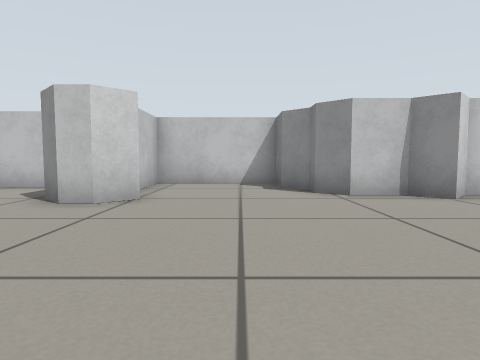
View 1 (above)

14 first-person views from a walk through a robot-simulator world made for Gazebo. The camera is 0.39 m above the floor, tilts 4° down and sees 75° across. The floor is counted in squares, 0.5 m on a side. Each view is taken from the middle of a square. On the plan, view 1 faces up. The plan holds only what a view shows up to about 10 squares ahead; the rest is blank.

View 2
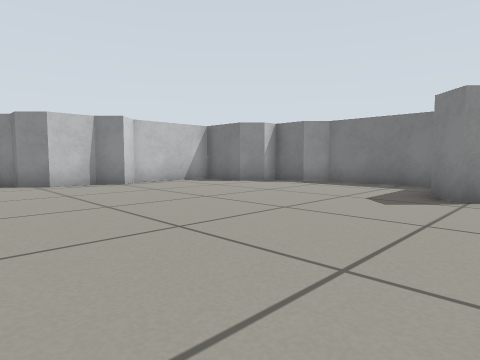

View 3
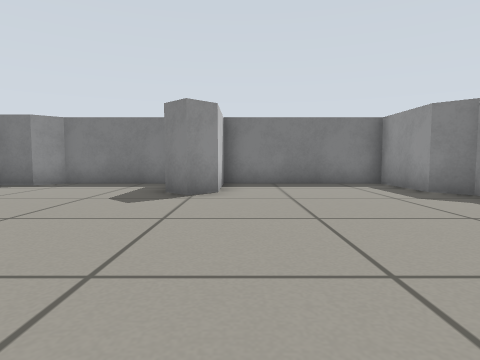

View 4
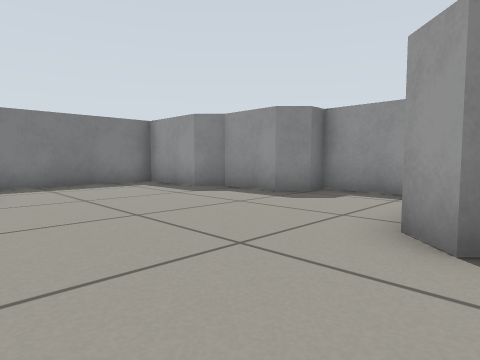

View 5
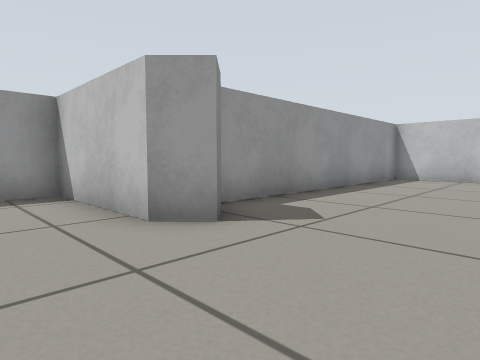

View 6
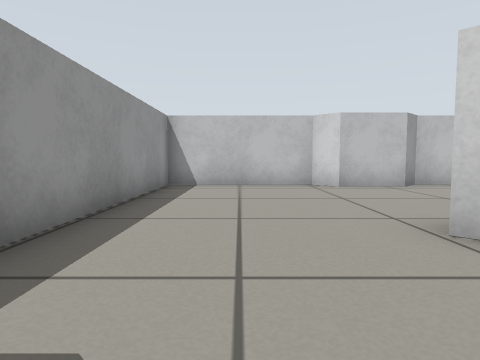

View 7
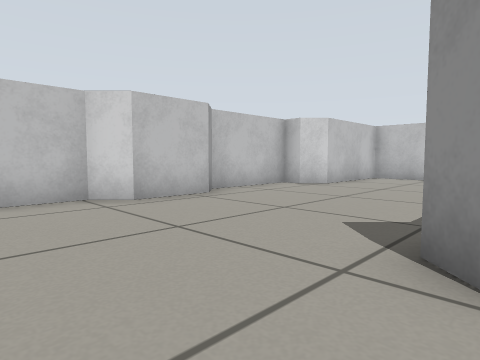

View 8
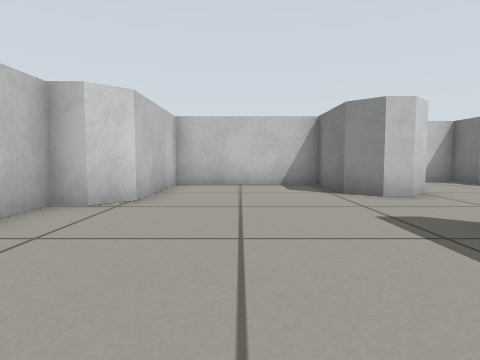

View 9
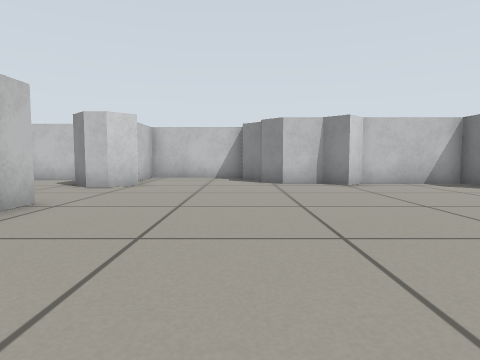

View 10
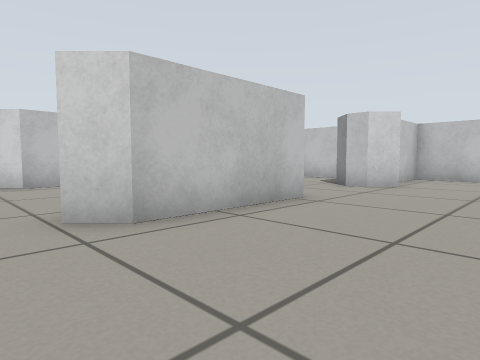

View 11
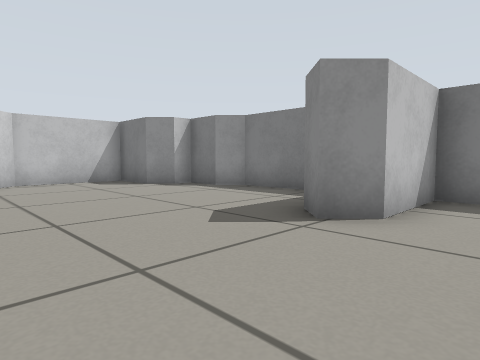

View 12
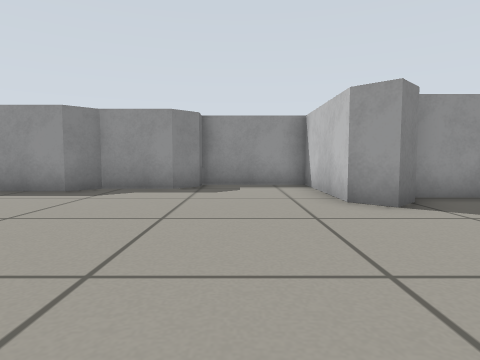

View 13
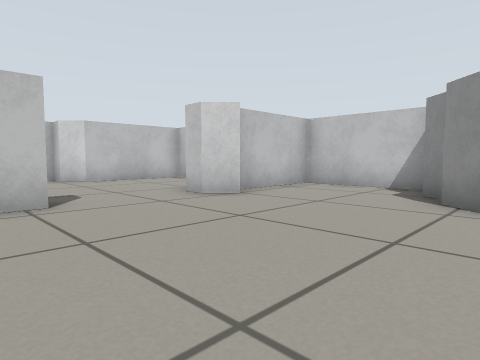

View 14
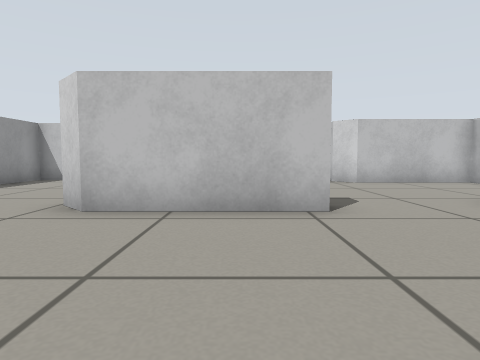

### Floor plan
Points are (right, up) in squares from view 1. A wall is a line through its corners. A room is listed if a view was taken in it or the views show most of it. See-through windows are left out.
Room 1 (views 1, 2, 3, 4, 5, 6, 7, 8, 9, 10, 11, 12, 13, 14)
walls: (-2.5, 2.4) (-2.5, -1.3) (-3.1, -1.9) (-3.7, -1.2); (-0.2, -5.6) (0.5, -4.9) (1.1, -5.5) (1.1, -9.1) (4.1, -9.1); (-1.8, 6) (-2.5, 5.3) (-3.1, 5.3) (-3.7, 5.9) (-3.7, 8.3) (-7.9, 8.3) (-7.9, 4.7) (-8.5, 4.1); (4.1, -8.5) (4.7, -7.9) (6.5, -7.9) (7.1, -7.3) (9.5, -7.3) (9.5, -2.5) (7.1, -2.5) (6.5, -1.9) (7.2, -1.2); (9.5, -0.7) (9.5, 2.3) (8.9, 2.9) (8.9, 4.1) (8.3, 4.1) (7.7, 4.7) (7.7, 6.5) (4.7, 6.5) (4.1, 5.9) (3.5, 6.5) (2.3, 6.5) (1.7, 7.1) (1.7, 7.7) (1.1, 8.3) (1.1, 9.5) (-2.5, 9.5) (-2.5, 6.5); (-9.1, 4.1) (-9.1, 1.1) (-8.5, 0.5) (-8.5, -1.3) (-9.1, -1.9) (-9.1, -6.1) (-0.4, -6.1)

Where each view was taken, in squares from view 1:
view 1: 0 up, 0 right, facing up
view 2: 3 down, 0 right, facing up-right
view 3: 3 down, 0 right, facing right
view 4: 2 down, 0 right, facing down-right
view 5: 2 down, 3 right, facing down-left
view 6: 4 down, 0 right, facing left
view 7: 4 down, 3 left, facing up-left
view 8: 1 down, 6 left, facing up
view 9: 3 down, 1 right, facing up
view 10: 3 down, 1 right, facing up-left
view 11: 4 down, 3 right, facing up-right
view 12: 0 up, 3 right, facing down
view 13: 1 up, 3 right, facing up-left
view 14: 1 up, 2 right, facing left
